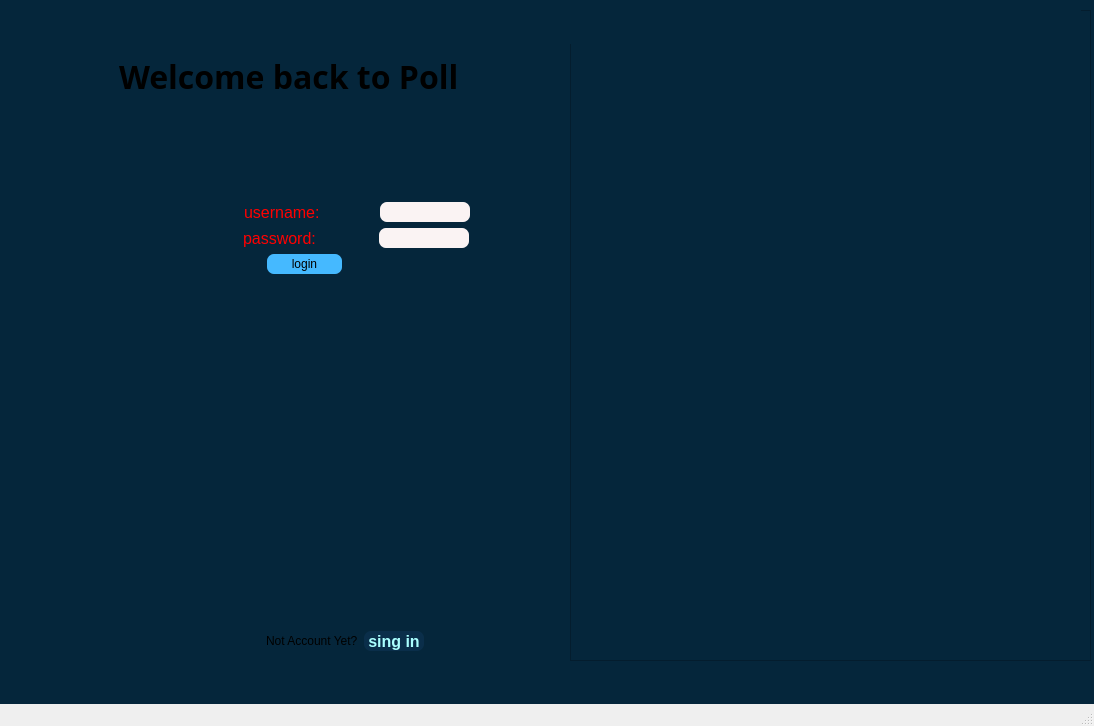
<?xml version="1.0" encoding="UTF-8"?>
<ui version="4.0">
 <class>MainWindow</class>
 <widget class="QMainWindow" name="MainWindow">
  <property name="geometry">
   <rect>
    <x>0</x>
    <y>0</y>
    <width>1094</width>
    <height>726</height>
   </rect>
  </property>
  <property name="windowTitle">
   <string>MainWindow</string>
  </property>
  <widget class="QWidget" name="centralwidget">
   <property name="styleSheet">
    <string notr="true">background-color: rgba(5, 38, 59, 1); 
</string>
   </property>
   <widget class="QLabel" name="label_2">
    <property name="geometry">
     <rect>
      <x>40</x>
      <y>10</y>
      <width>531</width>
      <height>651</height>
     </rect>
    </property>
    <property name="styleSheet">
     <string notr="true">   
 border-radius: 7px;</string>
    </property>
    <property name="text">
     <string/>
    </property>
   </widget>
   <widget class="QWidget" name="layoutWidget_2">
    <property name="geometry">
     <rect>
      <x>40</x>
      <y>50</y>
      <width>521</width>
      <height>53</height>
     </rect>
    </property>
    <layout class="QHBoxLayout" name="horizontalLayout_2">
     <item>
      <spacer name="horizontalSpacer_3">
       <property name="orientation">
        <enum>Qt::Horizontal</enum>
       </property>
       <property name="sizeType">
        <enum>QSizePolicy::Fixed</enum>
       </property>
       <property name="sizeHint" stdset="0">
        <size>
         <width>79</width>
         <height>20</height>
        </size>
       </property>
      </spacer>
     </item>
     <item>
      <widget class="QLabel" name="label_3">
       <property name="maximumSize">
        <size>
         <width>400</width>
         <height>16777215</height>
        </size>
       </property>
       <property name="font">
        <font>
         <family>Nazanin</family>
         <pointsize>24</pointsize>
         <weight>75</weight>
         <bold>true</bold>
        </font>
       </property>
       <property name="text">
        <string>Welcome back to Poll</string>
       </property>
      </widget>
     </item>
     <item>
      <spacer name="horizontalSpacer_2">
       <property name="orientation">
        <enum>Qt::Horizontal</enum>
       </property>
       <property name="sizeType">
        <enum>QSizePolicy::Fixed</enum>
       </property>
       <property name="sizeHint" stdset="0">
        <size>
         <width>75</width>
         <height>20</height>
        </size>
       </property>
      </spacer>
     </item>
    </layout>
   </widget>
   <widget class="QWidget" name="layoutWidget_3">
    <property name="geometry">
     <rect>
      <x>40</x>
      <y>100</y>
      <width>531</width>
      <height>301</height>
     </rect>
    </property>
    <layout class="QHBoxLayout" name="horizontalLayout_3">
     <property name="leftMargin">
      <number>0</number>
     </property>
     <property name="rightMargin">
      <number>0</number>
     </property>
     <item>
      <spacer name="horizontalSpacer_4">
       <property name="orientation">
        <enum>Qt::Horizontal</enum>
       </property>
       <property name="sizeType">
        <enum>QSizePolicy::Fixed</enum>
       </property>
       <property name="sizeHint" stdset="0">
        <size>
         <width>18</width>
         <height>20</height>
        </size>
       </property>
      </spacer>
     </item>
     <item>
      <layout class="QVBoxLayout" name="verticalLayout_2">
       <property name="leftMargin">
        <number>0</number>
       </property>
       <property name="rightMargin">
        <number>0</number>
       </property>
       <item>
        <spacer name="verticalSpacer_2">
         <property name="orientation">
          <enum>Qt::Vertical</enum>
         </property>
         <property name="sizeType">
          <enum>QSizePolicy::Expanding</enum>
         </property>
         <property name="sizeHint" stdset="0">
          <size>
           <width>40</width>
           <height>40</height>
          </size>
         </property>
        </spacer>
       </item>
       <item>
        <layout class="QHBoxLayout" name="horizontalLayout_4">
         <property name="leftMargin">
          <number>0</number>
         </property>
         <property name="topMargin">
          <number>0</number>
         </property>
         <property name="rightMargin">
          <number>0</number>
         </property>
         <item>
          <spacer name="horizontalSpacer_18">
           <property name="orientation">
            <enum>Qt::Horizontal</enum>
           </property>
           <property name="sizeType">
            <enum>QSizePolicy::Fixed</enum>
           </property>
           <property name="sizeHint" stdset="0">
            <size>
             <width>40</width>
             <height>20</height>
            </size>
           </property>
          </spacer>
         </item>
         <item>
          <widget class="QLabel" name="icon_user">
           <property name="maximumSize">
            <size>
             <width>29</width>
             <height>20</height>
            </size>
           </property>
           <property name="styleSheet">
            <string notr="true">#icon_user
{

    
	image: url(:/new/prefix1/image/icon_password.png);

}</string>
           </property>
           <property name="text">
            <string/>
           </property>
          </widget>
         </item>
         <item>
          <spacer name="horizontalSpacer_8">
           <property name="orientation">
            <enum>Qt::Horizontal</enum>
           </property>
           <property name="sizeType">
            <enum>QSizePolicy::Fixed</enum>
           </property>
           <property name="sizeHint" stdset="0">
            <size>
             <width>20</width>
             <height>20</height>
            </size>
           </property>
          </spacer>
         </item>
         <item>
          <widget class="QLabel" name="label_4">
           <property name="maximumSize">
            <size>
             <width>90</width>
             <height>20</height>
            </size>
           </property>
           <property name="font">
            <font>
             <pointsize>12</pointsize>
            </font>
           </property>
           <property name="styleSheet">
            <string notr="true">color:red;</string>
           </property>
           <property name="text">
            <string>username:</string>
           </property>
          </widget>
         </item>
         <item>
          <spacer name="horizontalSpacer_6">
           <property name="orientation">
            <enum>Qt::Horizontal</enum>
           </property>
           <property name="sizeType">
            <enum>QSizePolicy::Fixed</enum>
           </property>
           <property name="sizeHint" stdset="0">
            <size>
             <width>10</width>
             <height>20</height>
            </size>
           </property>
          </spacer>
         </item>
         <item>
          <widget class="QLineEdit" name="username_input_box">
           <property name="minimumSize">
            <size>
             <width>90</width>
             <height>0</height>
            </size>
           </property>
           <property name="maximumSize">
            <size>
             <width>90</width>
             <height>20</height>
            </size>
           </property>
           <property name="styleSheet">
            <string notr="true">#username_input_box
{
    background-color: rgb(250, 243, 243);
    border-radius: 7px;
    border-color: red;
}</string>
           </property>
          </widget>
         </item>
         <item>
          <spacer name="horizontalSpacer_7">
           <property name="orientation">
            <enum>Qt::Horizontal</enum>
           </property>
           <property name="sizeType">
            <enum>QSizePolicy::Fixed</enum>
           </property>
           <property name="sizeHint" stdset="0">
            <size>
             <width>20</width>
             <height>20</height>
            </size>
           </property>
          </spacer>
         </item>
        </layout>
       </item>
       <item>
        <layout class="QHBoxLayout" name="horizontalLayout_5">
         <property name="leftMargin">
          <number>0</number>
         </property>
         <property name="topMargin">
          <number>0</number>
         </property>
         <property name="rightMargin">
          <number>0</number>
         </property>
         <item>
          <spacer name="horizontalSpacer_19">
           <property name="orientation">
            <enum>Qt::Horizontal</enum>
           </property>
           <property name="sizeType">
            <enum>QSizePolicy::Fixed</enum>
           </property>
           <property name="sizeHint" stdset="0">
            <size>
             <width>40</width>
             <height>20</height>
            </size>
           </property>
          </spacer>
         </item>
         <item>
          <widget class="QLabel" name="icon_pass">
           <property name="maximumSize">
            <size>
             <width>28</width>
             <height>16777215</height>
            </size>
           </property>
           <property name="styleSheet">
            <string notr="true">#icon_pass
{
	image: url(:/new/prefix1/image/icon_username.png);
}
</string>
           </property>
           <property name="text">
            <string/>
           </property>
          </widget>
         </item>
         <item>
          <spacer name="horizontalSpacer_9">
           <property name="orientation">
            <enum>Qt::Horizontal</enum>
           </property>
           <property name="sizeType">
            <enum>QSizePolicy::Fixed</enum>
           </property>
           <property name="sizeHint" stdset="0">
            <size>
             <width>20</width>
             <height>20</height>
            </size>
           </property>
          </spacer>
         </item>
         <item>
          <widget class="QLabel" name="label_5">
           <property name="maximumSize">
            <size>
             <width>90</width>
             <height>20</height>
            </size>
           </property>
           <property name="font">
            <font>
             <pointsize>12</pointsize>
            </font>
           </property>
           <property name="styleSheet">
            <string notr="true">color:red;</string>
           </property>
           <property name="text">
            <string>password:</string>
           </property>
          </widget>
         </item>
         <item>
          <spacer name="horizontalSpacer_10">
           <property name="orientation">
            <enum>Qt::Horizontal</enum>
           </property>
           <property name="sizeType">
            <enum>QSizePolicy::Fixed</enum>
           </property>
           <property name="sizeHint" stdset="0">
            <size>
             <width>10</width>
             <height>20</height>
            </size>
           </property>
          </spacer>
         </item>
         <item>
          <widget class="QLineEdit" name="password_input_box">
           <property name="minimumSize">
            <size>
             <width>90</width>
             <height>0</height>
            </size>
           </property>
           <property name="maximumSize">
            <size>
             <width>90</width>
             <height>20</height>
            </size>
           </property>
           <property name="styleSheet">
            <string notr="true">#password_input_box
{
    background-color: rgb(250, 243, 243);
    border-radius: 7px;
    border-color: red;
}</string>
           </property>
           <property name="echoMode">
            <enum>QLineEdit::Password</enum>
           </property>
          </widget>
         </item>
         <item>
          <spacer name="horizontalSpacer_11">
           <property name="orientation">
            <enum>Qt::Horizontal</enum>
           </property>
           <property name="sizeType">
            <enum>QSizePolicy::Fixed</enum>
           </property>
           <property name="sizeHint" stdset="0">
            <size>
             <width>20</width>
             <height>20</height>
            </size>
           </property>
          </spacer>
         </item>
        </layout>
       </item>
       <item>
        <layout class="QHBoxLayout" name="horizontalLayout_7">
         <property name="topMargin">
          <number>0</number>
         </property>
         <item>
          <spacer name="horizontalSpacer_14">
           <property name="orientation">
            <enum>Qt::Horizontal</enum>
           </property>
           <property name="sizeType">
            <enum>QSizePolicy::Fixed</enum>
           </property>
           <property name="sizeHint" stdset="0">
            <size>
             <width>40</width>
             <height>20</height>
            </size>
           </property>
          </spacer>
         </item>
         <item>
          <widget class="QPushButton" name="Button_login">
           <property name="maximumSize">
            <size>
             <width>75</width>
             <height>20</height>
            </size>
           </property>
           <property name="styleSheet">
            <string notr="true">#Button_login
{
   border-radius: 7px;
    border-color: red;
 background-color:#45b9ff;
}

</string>
           </property>
           <property name="text">
            <string>login</string>
           </property>
          </widget>
         </item>
         <item>
          <spacer name="horizontalSpacer_15">
           <property name="orientation">
            <enum>Qt::Horizontal</enum>
           </property>
           <property name="sizeType">
            <enum>QSizePolicy::Fixed</enum>
           </property>
           <property name="sizeHint" stdset="0">
            <size>
             <width>40</width>
             <height>20</height>
            </size>
           </property>
          </spacer>
         </item>
        </layout>
       </item>
       <item>
        <layout class="QHBoxLayout" name="horizontalLayout_8">
         <property name="leftMargin">
          <number>0</number>
         </property>
         <property name="topMargin">
          <number>0</number>
         </property>
         <item>
          <spacer name="horizontalSpacer_16">
           <property name="orientation">
            <enum>Qt::Horizontal</enum>
           </property>
           <property name="sizeType">
            <enum>QSizePolicy::Fixed</enum>
           </property>
           <property name="sizeHint" stdset="0">
            <size>
             <width>215</width>
             <height>20</height>
            </size>
           </property>
          </spacer>
         </item>
         <item>
          <widget class="QLabel" name="incorrect_pass">
           <property name="maximumSize">
            <size>
             <width>94</width>
             <height>67</height>
            </size>
           </property>
           <property name="font">
            <font>
             <pointsize>10</pointsize>
             <weight>75</weight>
             <bold>true</bold>
            </font>
           </property>
           <property name="text">
            <string/>
           </property>
          </widget>
         </item>
         <item>
          <spacer name="horizontalSpacer_17">
           <property name="orientation">
            <enum>Qt::Horizontal</enum>
           </property>
           <property name="sizeType">
            <enum>QSizePolicy::Fixed</enum>
           </property>
           <property name="sizeHint" stdset="0">
            <size>
             <width>209</width>
             <height>20</height>
            </size>
           </property>
          </spacer>
         </item>
        </layout>
       </item>
       <item>
        <spacer name="verticalSpacer">
         <property name="orientation">
          <enum>Qt::Vertical</enum>
         </property>
         <property name="sizeHint" stdset="0">
          <size>
           <width>20</width>
           <height>40</height>
          </size>
         </property>
        </spacer>
       </item>
      </layout>
     </item>
     <item>
      <spacer name="horizontalSpacer_5">
       <property name="orientation">
        <enum>Qt::Horizontal</enum>
       </property>
       <property name="sizeType">
        <enum>QSizePolicy::Fixed</enum>
       </property>
       <property name="sizeHint" stdset="0">
        <size>
         <width>18</width>
         <height>20</height>
        </size>
       </property>
      </spacer>
     </item>
    </layout>
   </widget>
   <widget class="QWidget" name="layoutWidget_5">
    <property name="geometry">
     <rect>
      <x>50</x>
      <y>630</y>
      <width>577</width>
      <height>22</height>
     </rect>
    </property>
    <layout class="QHBoxLayout" name="horizontalLayout_6">
     <item>
      <spacer name="horizontalSpacer_12">
       <property name="orientation">
        <enum>Qt::Horizontal</enum>
       </property>
       <property name="sizeType">
        <enum>QSizePolicy::Fixed</enum>
       </property>
       <property name="sizeHint" stdset="0">
        <size>
         <width>216</width>
         <height>20</height>
        </size>
       </property>
      </spacer>
     </item>
     <item>
      <widget class="QLabel" name="label_7">
       <property name="text">
        <string>Not Account Yet?</string>
       </property>
      </widget>
     </item>
     <item>
      <widget class="QPushButton" name="Button_singin">
       <property name="maximumSize">
        <size>
         <width>60</width>
         <height>20</height>
        </size>
       </property>
       <property name="font">
        <font>
         <pointsize>12</pointsize>
         <weight>75</weight>
         <bold>true</bold>
        </font>
       </property>
       <property name="styleSheet">
        <string notr="true">
#Button_singin
{
  border-radius: 7px;
    border-color: red;
background-color: rgba(14, 52, 83, 0.6); 
    color: rgb(170, 255, 255);
}</string>
       </property>
       <property name="text">
        <string>sing in</string>
       </property>
      </widget>
     </item>
     <item>
      <spacer name="horizontalSpacer_13">
       <property name="orientation">
        <enum>Qt::Horizontal</enum>
       </property>
       <property name="sizeType">
        <enum>QSizePolicy::Fixed</enum>
       </property>
       <property name="sizeHint" stdset="0">
        <size>
         <width>203</width>
         <height>20</height>
        </size>
       </property>
      </spacer>
     </item>
    </layout>
   </widget>
   <widget class="QFrame" name="frame">
    <property name="geometry">
     <rect>
      <x>570</x>
      <y>10</y>
      <width>521</width>
      <height>651</height>
     </rect>
    </property>
    <property name="styleSheet">
     <string notr="true">image: url(:/new/prefix1/image/login_page.jpg);</string>
    </property>
    <property name="frameShape">
     <enum>QFrame::StyledPanel</enum>
    </property>
    <property name="frameShadow">
     <enum>QFrame::Raised</enum>
    </property>
    <widget class="QWidget" name="layoutWidget_4">
     <property name="geometry">
      <rect>
       <x>-540</x>
       <y>0</y>
       <width>1051</width>
       <height>34</height>
      </rect>
     </property>
     <layout class="QVBoxLayout" name="verticalLayout">
      <property name="leftMargin">
       <number>0</number>
      </property>
      <property name="rightMargin">
       <number>0</number>
      </property>
      <item>
       <layout class="QHBoxLayout" name="horizontalLayout">
        <property name="topMargin">
         <number>0</number>
        </property>
        <item>
         <spacer name="horizontalSpacer">
          <property name="orientation">
           <enum>Qt::Horizontal</enum>
          </property>
          <property name="sizeType">
           <enum>QSizePolicy::Fixed</enum>
          </property>
          <property name="sizeHint" stdset="0">
           <size>
            <width>969</width>
            <height>20</height>
           </size>
          </property>
         </spacer>
        </item>
        <item>
         <widget class="QPushButton" name="Button_minimize">
          <property name="minimumSize">
           <size>
            <width>30</width>
            <height>30</height>
           </size>
          </property>
          <property name="maximumSize">
           <size>
            <width>30</width>
            <height>30</height>
           </size>
          </property>
          <property name="styleSheet">
           <string notr="true">#Button_minimize
{

border-radius: 7px;
border-color: rgb(0, 0, 0);
image: url(:/new/prefix1/image/minimize-icon-23799.png);
}
</string>
          </property>
          <property name="text">
           <string/>
          </property>
          <property name="icon">
           <iconset resource="image.qrc">
            <normaloff>:/new/prefix1/image/minimize-icon-23799.png</normaloff>:/new/prefix1/image/minimize-icon-23799.png</iconset>
          </property>
         </widget>
        </item>
        <item>
         <widget class="QPushButton" name="Button_close">
          <property name="maximumSize">
           <size>
            <width>30</width>
            <height>30</height>
           </size>
          </property>
          <property name="styleSheet">
           <string notr="true">#Button_close
{
    border-radius: 7px;
    border-color: red;
	image: url(:/new/prefix1/image/close-icon.png);
}
#Button_close:hover
{
background-color: red;
}</string>
          </property>
          <property name="text">
           <string/>
          </property>
          <property name="icon">
           <iconset>
            <normaloff>:/icons/close-icon.png</normaloff>:/icons/close-icon.png</iconset>
          </property>
         </widget>
        </item>
       </layout>
      </item>
     </layout>
    </widget>
   </widget>
  </widget>
  <widget class="QMenuBar" name="menubar">
   <property name="geometry">
    <rect>
     <x>0</x>
     <y>0</y>
     <width>1094</width>
     <height>21</height>
    </rect>
   </property>
  </widget>
  <widget class="QStatusBar" name="statusbar"/>
 </widget>
 <resources>
  <include location="image.qrc"/>
 </resources>
 <connections/>
</ui>
